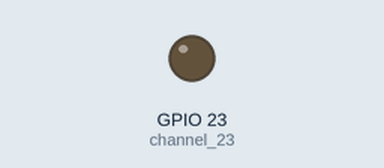
The program below on a simulated Raspberry Pi (BCM pin numbers). Parts: output pins drawn as LEDs (lit = HIGH).

Above: at 5.0 s.
At 15.0 s:
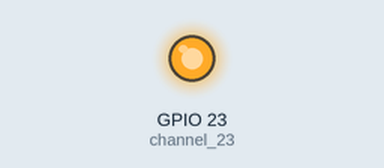
Timing chart, 0 to 26.0 s (numbered marks = the images above):
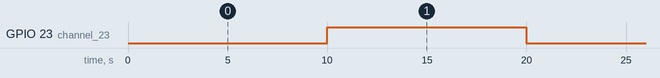

Measured:
- by itself, GPIO 23 (channel_23): alternates HIGH for 10.0 s and LOW for 10.0 s

The program:

Mist_control.py
```python
import RPi.GPIO as GPIO
from datetime import datetime, time
import time as t

channel_23 = 23 #change channel_23 based on relay

# GPIO setup
GPIO.setmode(GPIO.BCM)
GPIO.setwarnings(False)  # Suppress GPIO warnings
GPIO.setup(channel_23, GPIO.OUT)

def mist_off(pin):
    GPIO.output(pin, GPIO.HIGH)

def mist_on(pin):
    GPIO.output(pin, GPIO.LOW)

try:
    while True:
            mist_on(channel_23)
            t.sleep(10)
            mist_off(channel_23)
            t.sleep(10)


except KeyboardInterrupt:
    GPIO.cleanup()
```
